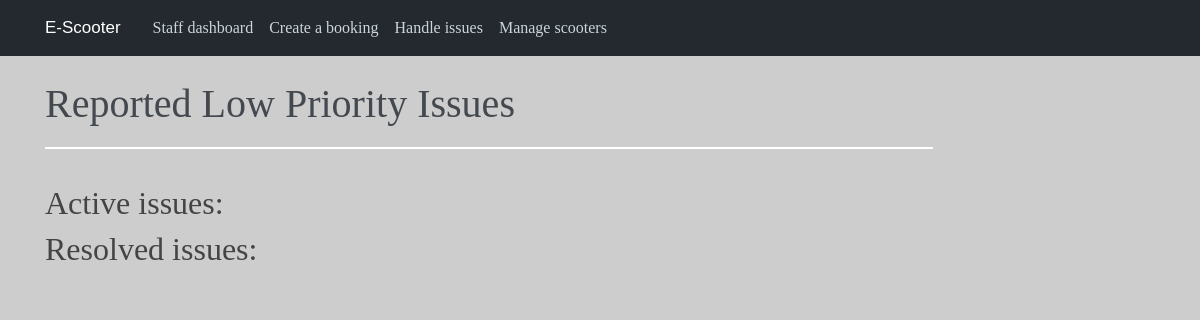
The page /staff/issues on the database as committed earlier.
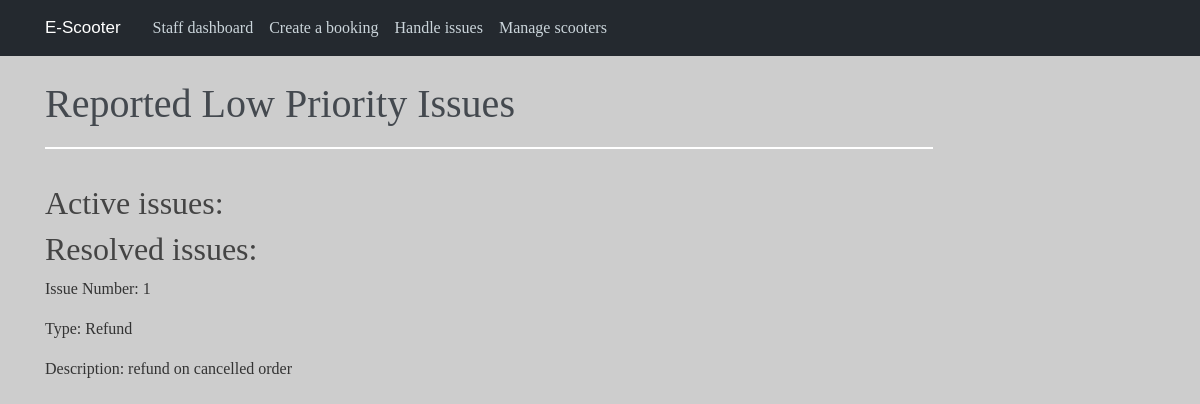
The same page on the database as committed later.
### app/models.py (models this page shows)
class Report(db.Model):
    __tablename__ = 'reports'
    id = db.Column(db.Integer, primary_key=True)
    resolved = db.Column(db.Boolean, default=False)
    issue = db.Column(db.String(60), nullable=False)
    description = db.Column(db.String(60), nullable=False)
    priority = db.Column(db.Integer, nullable=False, default=3)

### app/views.py (the view)
@app.route('/staff/issues')
def staff_issues():
    if session.get('staff') == 0:
        return redirect('/')
    issues = []
    issues = models.Report.query.filter_by(priority = 1)#.all()
    return render_template('staff_issues.html', issues=issues)

### app/templates/staff_issues.html (shortened to what this page needs)
{% extends "staff_base.html" %}
{% block content %}
<head>
</head>
<body>
    <h1 style="color:rgba(68,73,79,1);">Reported Low Priority Issues</h1>
	<svg class="Line_7" viewBox="0 0 1110 2" preserveAspectRatio="none">
			<path id="Line_7" d="M 0 0 L 1110 0">
			</path>
	</svg>
	<br></br>
    {% if not issues %}
        <h2>There are no issues</h2>
    {% else %}
        <h2>Active issues:</h2>
        <h2>Resolved issues:</h2>
            {% for elem in issues %}
                {%if elem.resolved == True%}
                    <p>Issue Number: {{elem.id}}</p>
                    <p>Type: {{elem.issue}}</p>
                    <p>Description: {{elem.description}}</p>
                    <br> </br>
                {%endif%}
            {% endfor %}
    {%endif%}
</body>
{% endblock content %}

Rows that differ between the two databases and show on the page:
added Report: id "1", issue "Refund", description "refund on cancelled order"
